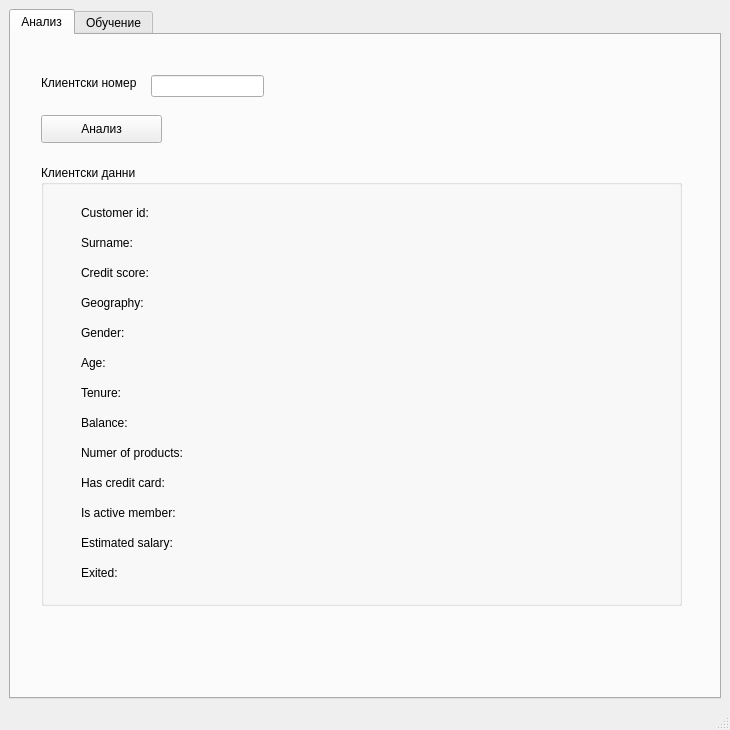
<?xml version="1.0" encoding="UTF-8"?>
<ui version="4.0">
 <class>MainWindow</class>
 <widget class="QMainWindow" name="MainWindow">
  <property name="geometry">
   <rect>
    <x>0</x>
    <y>0</y>
    <width>730</width>
    <height>730</height>
   </rect>
  </property>
  <property name="minimumSize">
   <size>
    <width>730</width>
    <height>730</height>
   </size>
  </property>
  <property name="maximumSize">
   <size>
    <width>730</width>
    <height>730</height>
   </size>
  </property>
  <property name="windowTitle">
   <string>Bank Assistant</string>
  </property>
  <widget class="QWidget" name="centralwidget">
   <layout class="QHBoxLayout" name="horizontalLayout">
    <item>
     <widget class="QTabWidget" name="tabWidget">
      <property name="currentIndex">
       <number>0</number>
      </property>
      <widget class="QWidget" name="tab_1">
       <attribute name="title">
        <string>Анализ</string>
       </attribute>
       <widget class="QPushButton" name="analyze_btn">
        <property name="geometry">
         <rect>
          <x>30</x>
          <y>80</y>
          <width>121</width>
          <height>28</height>
         </rect>
        </property>
        <property name="text">
         <string>Анализ</string>
        </property>
       </widget>
       <widget class="QLineEdit" name="client_id">
        <property name="geometry">
         <rect>
          <x>140</x>
          <y>40</y>
          <width>113</width>
          <height>22</height>
         </rect>
        </property>
       </widget>
       <widget class="QLabel" name="label_2">
        <property name="geometry">
         <rect>
          <x>30</x>
          <y>40</y>
          <width>101</width>
          <height>16</height>
         </rect>
        </property>
        <property name="text">
         <string>Клиентски номер</string>
        </property>
       </widget>
       <widget class="QGroupBox" name="groupBox">
        <property name="geometry">
         <rect>
          <x>30</x>
          <y>130</y>
          <width>641</width>
          <height>441</height>
         </rect>
        </property>
        <property name="title">
         <string>Клиентски данни</string>
        </property>
        <widget class="QLabel" name="exited_lbl">
         <property name="geometry">
          <rect>
           <x>40</x>
           <y>400</y>
           <width>371</width>
           <height>16</height>
          </rect>
         </property>
         <property name="text">
          <string>Exited: </string>
         </property>
        </widget>
        <widget class="QLabel" name="is_active_member_lbl">
         <property name="geometry">
          <rect>
           <x>40</x>
           <y>340</y>
           <width>291</width>
           <height>16</height>
          </rect>
         </property>
         <property name="text">
          <string>Is active member:</string>
         </property>
        </widget>
        <widget class="QLabel" name="credit_score_lbl">
         <property name="geometry">
          <rect>
           <x>40</x>
           <y>100</y>
           <width>231</width>
           <height>16</height>
          </rect>
         </property>
         <property name="text">
          <string>Credit score: </string>
         </property>
        </widget>
        <widget class="QLabel" name="num_of_products_lbl">
         <property name="geometry">
          <rect>
           <x>40</x>
           <y>280</y>
           <width>211</width>
           <height>16</height>
          </rect>
         </property>
         <property name="text">
          <string>Numer of products: </string>
         </property>
        </widget>
        <widget class="QLabel" name="customer_id">
         <property name="geometry">
          <rect>
           <x>40</x>
           <y>40</y>
           <width>241</width>
           <height>16</height>
          </rect>
         </property>
         <property name="text">
          <string>Customer id: </string>
         </property>
        </widget>
        <widget class="QLabel" name="geography_lbl">
         <property name="geometry">
          <rect>
           <x>40</x>
           <y>130</y>
           <width>181</width>
           <height>16</height>
          </rect>
         </property>
         <property name="text">
          <string>Geography: </string>
         </property>
        </widget>
        <widget class="QLabel" name="balance_lbl">
         <property name="geometry">
          <rect>
           <x>40</x>
           <y>250</y>
           <width>211</width>
           <height>16</height>
          </rect>
         </property>
         <property name="text">
          <string>Balance: </string>
         </property>
        </widget>
        <widget class="QLabel" name="has_cr_card_lbl">
         <property name="geometry">
          <rect>
           <x>40</x>
           <y>310</y>
           <width>391</width>
           <height>16</height>
          </rect>
         </property>
         <property name="text">
          <string>Has credit card: </string>
         </property>
        </widget>
        <widget class="QLabel" name="tenure_lbl">
         <property name="geometry">
          <rect>
           <x>40</x>
           <y>220</y>
           <width>221</width>
           <height>16</height>
          </rect>
         </property>
         <property name="text">
          <string>Tenure: </string>
         </property>
        </widget>
        <widget class="QLabel" name="age_lbl">
         <property name="geometry">
          <rect>
           <x>40</x>
           <y>190</y>
           <width>191</width>
           <height>16</height>
          </rect>
         </property>
         <property name="text">
          <string>Age:</string>
         </property>
        </widget>
        <widget class="QLabel" name="gender_lbl">
         <property name="geometry">
          <rect>
           <x>40</x>
           <y>160</y>
           <width>251</width>
           <height>16</height>
          </rect>
         </property>
         <property name="text">
          <string>Gender: </string>
         </property>
        </widget>
        <widget class="QLabel" name="estimated_salary_lbl">
         <property name="geometry">
          <rect>
           <x>40</x>
           <y>370</y>
           <width>331</width>
           <height>16</height>
          </rect>
         </property>
         <property name="text">
          <string>Estimated salary: </string>
         </property>
        </widget>
        <widget class="QLabel" name="surname_lbl">
         <property name="geometry">
          <rect>
           <x>40</x>
           <y>70</y>
           <width>241</width>
           <height>16</height>
          </rect>
         </property>
         <property name="text">
          <string>Surname: </string>
         </property>
        </widget>
       </widget>
      </widget>
      <widget class="QWidget" name="tab_2">
       <attribute name="title">
        <string>Обучение</string>
       </attribute>
       <widget class="QLabel" name="selected_file_name_lbl">
        <property name="geometry">
         <rect>
          <x>30</x>
          <y>70</y>
          <width>55</width>
          <height>16</height>
         </rect>
        </property>
        <property name="text">
         <string>Данни:</string>
        </property>
       </widget>
       <widget class="QPushButton" name="open_file_btn">
        <property name="geometry">
         <rect>
          <x>30</x>
          <y>30</y>
          <width>93</width>
          <height>28</height>
         </rect>
        </property>
        <property name="text">
         <string>Избери файл</string>
        </property>
       </widget>
       <widget class="QLabel" name="selected_file">
        <property name="geometry">
         <rect>
          <x>80</x>
          <y>70</y>
          <width>751</width>
          <height>16</height>
         </rect>
        </property>
        <property name="text">
         <string/>
        </property>
       </widget>
       <widget class="QPushButton" name="start_btn">
        <property name="geometry">
         <rect>
          <x>30</x>
          <y>110</y>
          <width>93</width>
          <height>28</height>
         </rect>
        </property>
        <property name="text">
         <string>Старт</string>
        </property>
       </widget>
       <widget class="QProgressBar" name="learning_progress_bar">
        <property name="enabled">
         <bool>true</bool>
        </property>
        <property name="geometry">
         <rect>
          <x>30</x>
          <y>170</y>
          <width>671</width>
          <height>31</height>
         </rect>
        </property>
        <property name="maximum">
         <number>100</number>
        </property>
        <property name="value">
         <number>0</number>
        </property>
        <property name="textVisible">
         <bool>true</bool>
        </property>
       </widget>
      </widget>
     </widget>
    </item>
   </layout>
  </widget>
  <widget class="QStatusBar" name="statusbar"/>
  <action name="actionContact">
   <property name="text">
    <string>About</string>
   </property>
  </action>
 </widget>
 <resources/>
 <connections/>
</ui>
